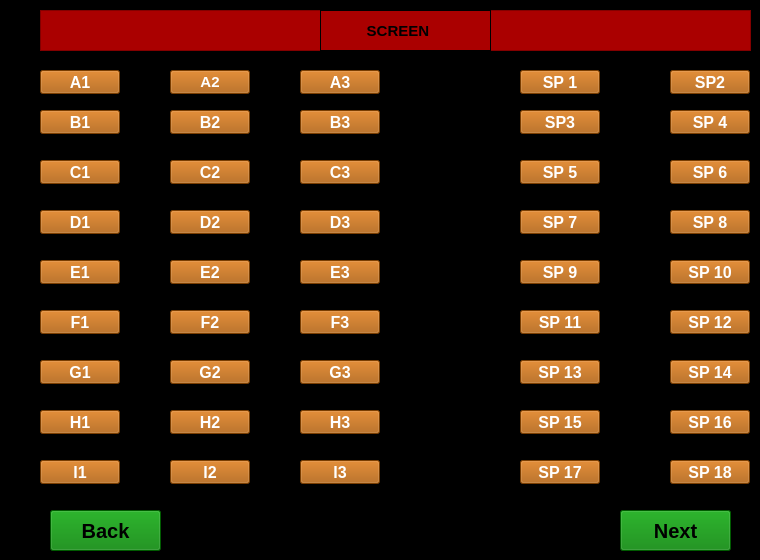
    <widget class="QWidget" name="seat_booking">
     <property name="styleSheet">
      <string notr="true">background-color: rgb(170, 0, 255);
background-color: rgb(0, 0, 0);</string>
     </property>
     <widget class="QPushButton" name="seat_1">
      <property name="geometry">
       <rect>
        <x>40</x>
        <y>70</y>
        <width>80</width>
        <height>24</height>
       </rect>
      </property>
      <property name="font">
       <font>
        <pointsize>12</pointsize>
        <bold>true</bold>
       </font>
      </property>
      <property name="autoFillBackground">
       <bool>false</bool>
      </property>
      <property name="styleSheet">
       <string notr="true">background-color: rgb(170, 85, 0);
color : white;

</string>
      </property>
      <property name="text">
       <string>A1</string>
      </property>
     </widget>
     <widget class="QPushButton" name="seat_4">
      <property name="geometry">
       <rect>
        <x>40</x>
        <y>110</y>
        <width>80</width>
        <height>24</height>
       </rect>
      </property>
      <property name="font">
       <font>
        <pointsize>12</pointsize>
        <bold>true</bold>
       </font>
      </property>
      <property name="styleSheet">
       <string notr="true">background-color: rgb(170, 85, 0);
color : white;

</string>
      </property>
      <property name="text">
       <string>B1</string>
      </property>
     </widget>
     <widget class="QPushButton" name="seat_7">
      <property name="geometry">
       <rect>
        <x>40</x>
        <y>160</y>
        <width>80</width>
        <height>24</height>
       </rect>
      </property>
      <property name="font">
       <font>
        <pointsize>12</pointsize>
        <bold>true</bold>
       </font>
      </property>
      <property name="styleSheet">
       <string notr="true">background-color: rgb(170, 85, 0);
color : white;

</string>
      </property>
      <property name="text">
       <string>C1</string>
      </property>
     </widget>
     <widget class="QPushButton" name="seat_25">
      <property name="geometry">
       <rect>
        <x>40</x>
        <y>210</y>
        <width>80</width>
        <height>24</height>
       </rect>
      </property>
      <property name="font">
       <font>
        <pointsize>12</pointsize>
        <bold>true</bold>
       </font>
      </property>
      <property name="styleSheet">
       <string notr="true">background-color: rgb(170, 85, 0);
color : white;

</string>
      </property>
      <property name="text">
       <string>D1</string>
      </property>
     </widget>
     <widget class="QPushButton" name="seat_10">
      <property name="geometry">
       <rect>
        <x>40</x>
        <y>260</y>
        <width>80</width>
        <height>24</height>
       </rect>
      </property>
      <property name="font">
       <font>
        <pointsize>12</pointsize>
        <bold>true</bold>
       </font>
      </property>
      <property name="styleSheet">
       <string notr="true">background-color: rgb(170, 85, 0);
color : white;

</string>
      </property>
      <property name="text">
       <string>E1</string>
      </property>
     </widget>
     <widget class="QPushButton" name="seat_13">
      <property name="geometry">
       <rect>
        <x>40</x>
        <y>310</y>
        <width>80</width>
        <height>24</height>
       </rect>
      </property>
      <property name="font">
       <font>
        <pointsize>12</pointsize>
        <bold>true</bold>
       </font>
      </property>
      <property name="styleSheet">
       <string notr="true">background-color: rgb(170, 85, 0);
color : white;

</string>
      </property>
      <property name="text">
       <string>F1</string>
      </property>
     </widget>
     <widget class="QPushButton" name="seat_16">
      <property name="geometry">
       <rect>
        <x>40</x>
        <y>360</y>
        <width>80</width>
        <height>24</height>
       </rect>
      </property>
      <property name="font">
       <font>
        <pointsize>12</pointsize>
        <bold>true</bold>
       </font>
      </property>
      <property name="styleSheet">
       <string notr="true">background-color: rgb(170, 85, 0);
color : white;

</string>
      </property>
      <property name="text">
       <string>G1</string>
      </property>
     </widget>
     <widget class="QPushButton" name="seat_2">
      <property name="geometry">
       <rect>
        <x>170</x>
        <y>70</y>
        <width>80</width>
        <height>24</height>
       </rect>
      </property>
      <property name="font">
       <font>
        <pointsize>11</pointsize>
        <bold>true</bold>
       </font>
      </property>
      <property name="styleSheet">
       <string notr="true">background-color: rgb(170, 85, 0);
color : white;

</string>
      </property>
      <property name="text">
       <string>A2</string>
      </property>
     </widget>
     <widget class="QPushButton" name="seat_5">
      <property name="geometry">
       <rect>
        <x>170</x>
        <y>110</y>
        <width>80</width>
        <height>24</height>
       </rect>
      </property>
      <property name="font">
       <font>
        <pointsize>12</pointsize>
        <bold>true</bold>
       </font>
      </property>
      <property name="styleSheet">
       <string notr="true">background-color: rgb(170, 85, 0);
color : white;

</string>
      </property>
      <property name="text">
       <string>B2</string>
      </property>
     </widget>
     <widget class="QPushButton" name="seat_8">
      <property name="geometry">
       <rect>
        <x>170</x>
        <y>160</y>
        <width>80</width>
        <height>24</height>
       </rect>
      </property>
      <property name="font">
       <font>
        <pointsize>12</pointsize>
        <bold>true</bold>
       </font>
      </property>
      <property name="styleSheet">
       <string notr="true">background-color: rgb(170, 85, 0);
color : white;

</string>
      </property>
      <property name="text">
       <string>C2</string>
      </property>
     </widget>
     <widget class="QPushButton" name="seat_26">
      <property name="geometry">
       <rect>
        <x>170</x>
        <y>210</y>
        <width>80</width>
        <height>24</height>
       </rect>
      </property>
      <property name="font">
       <font>
        <pointsize>12</pointsize>
        <bold>true</bold>
       </font>
      </property>
      <property name="styleSheet">
       <string notr="true">background-color: rgb(170, 85, 0);
color : white;

</string>
      </property>
      <property name="text">
       <string>D2</string>
      </property>
     </widget>
     <widget class="QPushButton" name="seat_11">
      <property name="geometry">
       <rect>
        <x>170</x>
        <y>260</y>
        <width>80</width>
        <height>24</height>
       </rect>
      </property>
      <property name="font">
       <font>
        <pointsize>12</pointsize>
        <bold>true</bold>
       </font>
      </property>
      <property name="styleSheet">
       <string notr="true">background-color: rgb(170, 85, 0);
color : white;

</string>
      </property>
      <property name="text">
       <string>E2</string>
      </property>
     </widget>
     <widget class="QPushButton" name="seat_14">
      <property name="geometry">
       <rect>
        <x>170</x>
        <y>310</y>
        <width>80</width>
        <height>24</height>
       </rect>
      </property>
      <property name="font">
       <font>
        <pointsize>12</pointsize>
        <bold>true</bold>
       </font>
      </property>
      <property name="styleSheet">
       <string notr="true">background-color: rgb(170, 85, 0);
color : white;

</string>
      </property>
      <property name="text">
       <string>F2</string>
      </property>
     </widget>
     <widget class="QPushButton" name="seat_17">
      <property name="geometry">
       <rect>
        <x>170</x>
        <y>360</y>
        <width>80</width>
        <height>24</height>
       </rect>
      </property>
      <property name="font">
       <font>
        <pointsize>12</pointsize>
        <bold>true</bold>
       </font>
      </property>
      <property name="styleSheet">
       <string notr="true">background-color: rgb(170, 85, 0);
color : white;

</string>
      </property>
      <property name="text">
       <string>G2</string>
      </property>
     </widget>
     <widget class="QPushButton" name="seat_3">
      <property name="geometry">
       <rect>
        <x>300</x>
        <y>70</y>
        <width>80</width>
        <height>24</height>
       </rect>
      </property>
      <property name="font">
       <font>
        <pointsize>12</pointsize>
        <bold>true</bold>
       </font>
      </property>
      <property name="styleSheet">
       <string notr="true">background-color: rgb(170, 85, 0);
color : white;

</string>
      </property>
      <property name="text">
       <string>A3</string>
      </property>
     </widget>
     <widget class="QPushButton" name="seat_6">
      <property name="geometry">
       <rect>
        <x>300</x>
        <y>110</y>
        <width>80</width>
        <height>24</height>
       </rect>
      </property>
      <property name="font">
       <font>
        <pointsize>12</pointsize>
        <bold>true</bold>
       </font>
      </property>
      <property name="styleSheet">
       <string notr="true">background-color: rgb(170, 85, 0);
color : white;

</string>
      </property>
      <property name="text">
       <string>B3</string>
      </property>
     </widget>
     <widget class="QPushButton" name="seat_9">
      <property name="geometry">
       <rect>
        <x>300</x>
        <y>160</y>
        <width>80</width>
        <height>24</height>
       </rect>
      </property>
      <property name="font">
       <font>
        <pointsize>12</pointsize>
        <bold>true</bold>
       </font>
      </property>
      <property name="styleSheet">
       <string notr="true">background-color: rgb(170, 85, 0);
color : white;

</string>
      </property>
      <property name="text">
       <string>C3</string>
      </property>
     </widget>
     <widget class="QPushButton" name="seat_27">
      <property name="geometry">
       <rect>
        <x>300</x>
        <y>210</y>
        <width>80</width>
        <height>24</height>
       </rect>
      </property>
      <property name="font">
       <font>
        <pointsize>12</pointsize>
        <bold>true</bold>
       </font>
      </property>
      <property name="styleSheet">
       <string notr="true">background-color: rgb(170, 85, 0);
color : white;

</string>
      </property>
      <property name="text">
       <string>D3</string>
      </property>
     </widget>
     <widget class="QPushButton" name="seat_12">
      <property name="geometry">
       <rect>
        <x>300</x>
        <y>260</y>
        <width>80</width>
        <height>24</height>
       </rect>
      </property>
      <property name="font">
       <font>
        <pointsize>12</pointsize>
        <bold>true</bold>
       </font>
      </property>
      <property name="styleSheet">
       <string notr="true">background-color: rgb(170, 85, 0);
color : white;

</string>
      </property>
      <property name="text">
       <string>E3</string>
      </property>
     </widget>
     <widget class="QPushButton" name="seat_15">
      <property name="geometry">
       <rect>
        <x>300</x>
        <y>310</y>
        <width>80</width>
        <height>24</height>
       </rect>
      </property>
      <property name="font">
       <font>
        <pointsize>12</pointsize>
        <bold>true</bold>
       </font>
      </property>
      <property name="styleSheet">
       <string notr="true">background-color: rgb(170, 85, 0);
color : white;

</string>
      </property>
      <property name="text">
       <string>F3</string>
      </property>
     </widget>
     <widget class="QPushButton" name="seat_18">
      <property name="geometry">
       <rect>
        <x>300</x>
        <y>360</y>
        <width>80</width>
        <height>24</height>
       </rect>
      </property>
      <property name="font">
       <font>
        <pointsize>12</pointsize>
        <bold>true</bold>
       </font>
      </property>
      <property name="styleSheet">
       <string notr="true">background-color: rgb(170, 85, 0);
color : white;

</string>
      </property>
      <property name="text">
       <string>G3</string>
      </property>
     </widget>
     <widget class="QPushButton" name="seat_sp_4">
      <property name="geometry">
       <rect>
        <x>670</x>
        <y>110</y>
        <width>80</width>
        <height>24</height>
       </rect>
      </property>
      <property name="font">
       <font>
        <pointsize>12</pointsize>
        <bold>true</bold>
       </font>
      </property>
      <property name="styleSheet">
       <string notr="true">background-color: rgb(170, 85, 0);
color : white;

</string>
      </property>
      <property name="text">
       <string>SP 4</string>
      </property>
     </widget>
     <widget class="QPushButton" name="seat_sp_1">
      <property name="geometry">
       <rect>
        <x>520</x>
        <y>70</y>
        <width>80</width>
        <height>24</height>
       </rect>
      </property>
      <property name="font">
       <font>
        <pointsize>12</pointsize>
        <bold>true</bold>
       </font>
      </property>
      <property name="styleSheet">
       <string notr="true">background-color: rgb(170, 85, 0);
color : white;

</string>
      </property>
      <property name="text">
       <string>SP 1</string>
      </property>
     </widget>
     <widget class="QPushButton" name="seat_sp_10">
      <property name="geometry">
       <rect>
        <x>670</x>
        <y>260</y>
        <width>80</width>
        <height>24</height>
       </rect>
      </property>
      <property name="font">
       <font>
        <pointsize>12</pointsize>
        <bold>true</bold>
       </font>
      </property>
      <property name="styleSheet">
       <string notr="true">background-color: rgb(170, 85, 0);
color : white;

</string>
      </property>
      <property name="text">
       <string>SP 10</string>
      </property>
     </widget>
     <widget class="QPushButton" name="seat_sp_6">
      <property name="geometry">
       <rect>
        <x>670</x>
        <y>160</y>
        <width>80</width>
        <height>24</height>
       </rect>
      </property>
      <property name="font">
       <font>
        <pointsize>12</pointsize>
        <bold>true</bold>
       </font>
      </property>
      <property name="styleSheet">
       <string notr="true">background-color: rgb(170, 85, 0);
color : white;

</string>
      </property>
      <property name="text">
       <string>SP 6</string>
      </property>
     </widget>
     <widget class="QPushButton" name="seat_sp_3">
      <property name="geometry">
       <rect>
        <x>520</x>
        <y>110</y>
        <width>80</width>
        <height>24</height>
       </rect>
      </property>
      <property name="font">
       <font>
        <pointsize>12</pointsize>
        <bold>true</bold>
       </font>
      </property>
      <property name="styleSheet">
       <string notr="true">background-color: rgb(170, 85, 0);
color : white;

</string>
      </property>
      <property name="text">
       <string>SP3</string>
      </property>
     </widget>
     <widget class="QPushButton" name="seat_sp_8">
      <property name="geometry">
       <rect>
        <x>670</x>
        <y>210</y>
        <width>80</width>
        <height>24</height>
       </rect>
      </property>
      <property name="font">
       <font>
        <pointsize>12</pointsize>
        <bold>true</bold>
       </font>
      </property>
      <property name="styleSheet">
       <string notr="true">background-color: rgb(170, 85, 0);
color : white;

</string>
      </property>
      <property name="text">
       <string>SP 8</string>
      </property>
     </widget>
     <widget class="QPushButton" name="seat_sp_12">
      <property name="geometry">
       <rect>
        <x>670</x>
        <y>310</y>
        <width>80</width>
        <height>24</height>
       </rect>
      </property>
      <property name="font">
       <font>
        <pointsize>12</pointsize>
        <bold>true</bold>
       </font>
      </property>
      <property name="styleSheet">
       <string notr="true">background-color: rgb(170, 85, 0);
color : white;

</string>
      </property>
      <property name="text">
       <string>SP 12</string>
      </property>
     </widget>
     <widget class="QPushButton" name="seat_sp_14">
      <property name="geometry">
       <rect>
        <x>670</x>
        <y>360</y>
        <width>80</width>
        <height>24</height>
       </rect>
      </property>
      <property name="font">
       <font>
        <pointsize>12</pointsize>
        <bold>true</bold>
       </font>
      </property>
      <property name="styleSheet">
       <string notr="true">background-color: rgb(170, 85, 0);
color : white;

</string>
      </property>
      <property name="text">
       <string>SP 14</string>
      </property>
     </widget>
     <widget class="QPushButton" name="seat_sp_2">
      <property name="geometry">
       <rect>
        <x>670</x>
        <y>70</y>
        <width>80</width>
        <height>24</height>
       </rect>
      </property>
      <property name="font">
       <font>
        <pointsize>12</pointsize>
        <bold>true</bold>
       </font>
      </property>
      <property name="styleSheet">
       <string notr="true">background-color: rgb(170, 85, 0);
color : white;

</string>
      </property>
      <property name="text">
       <string>SP2</string>
      </property>
     </widget>
     <widget class="QPushButton" name="seat_19">
      <property name="geometry">
       <rect>
        <x>40</x>
        <y>410</y>
        <width>80</width>
        <height>24</height>
       </rect>
      </property>
      <property name="font">
       <font>
        <pointsize>12</pointsize>
        <bold>true</bold>
       </font>
      </property>
      <property name="styleSheet">
       <string notr="true">background-color: rgb(170, 85, 0);
color : white;

</string>
      </property>
      <property name="text">
       <string>H1</string>
      </property>
     </widget>
     <widget class="QPushButton" name="seat_22">
      <property name="geometry">
       <rect>
        <x>40</x>
        <y>460</y>
        <width>80</width>
        <height>24</height>
       </rect>
      </property>
      <property name="font">
       <font>
        <pointsize>12</pointsize>
        <bold>true</bold>
       </font>
      </property>
      <property name="styleSheet">
       <string notr="true">background-color: rgb(170, 85, 0);
color : white;

</string>
      </property>
      <property name="text">
       <string>I1</string>
      </property>
     </widget>
     <widget class="QPushButton" name="seat_20">
      <property name="geometry">
       <rect>
        <x>170</x>
        <y>410</y>
        <width>80</width>
        <height>24</height>
       </rect>
      </property>
      <property name="font">
       <font>
        <pointsize>12</pointsize>
        <bold>true</bold>
       </font>
      </property>
      <property name="styleSheet">
       <string notr="true">background-color: rgb(170, 85, 0);
color : white;

</string>
      </property>
      <property name="text">
       <string>H2</string>
      </property>
     </widget>
     <widget class="QPushButton" name="seat_23">
      <property name="geometry">
       <rect>
        <x>170</x>
        <y>460</y>
        <width>80</width>
        <height>24</height>
       </rect>
      </property>
      <property name="font">
       <font>
        <pointsize>12</pointsize>
        <bold>true</bold>
       </font>
      </property>
      <property name="styleSheet">
       <string notr="true">background-color: rgb(170, 85, 0);
color : white;

</string>
      </property>
      <property name="text">
       <string>I2</string>
      </property>
     </widget>
     <widget class="QPushButton" name="seat_21">
      <property name="geometry">
       <rect>
        <x>300</x>
        <y>410</y>
        <width>80</width>
        <height>24</height>
       </rect>
      </property>
      <property name="font">
       <font>
        <pointsize>12</pointsize>
        <bold>true</bold>
       </font>
      </property>
      <property name="styleSheet">
       <string notr="true">background-color: rgb(170, 85, 0);
color : white;

</string>
      </property>
      <property name="text">
       <string>H3</string>
      </property>
     </widget>
     <widget class="QPushButton" name="seat_24">
      <property name="geometry">
       <rect>
        <x>300</x>
        <y>460</y>
        <width>80</width>
        <height>24</height>
       </rect>
      </property>
      <property name="font">
       <font>
        <pointsize>12</pointsize>
        <bold>true</bold>
       </font>
      </property>
      <property name="styleSheet">
       <string notr="true">background-color: rgb(170, 85, 0);
color : white;

</string>
      </property>
      <property name="text">
       <string>I3</string>
      </property>
     </widget>
     <widget class="QPushButton" name="seat_sp_5">
      <property name="geometry">
       <rect>
        <x>520</x>
        <y>160</y>
        <width>80</width>
        <height>24</height>
       </rect>
      </property>
      <property name="font">
       <font>
        <pointsize>12</pointsize>
        <bold>true</bold>
       </font>
      </property>
      <property name="styleSheet">
       <string notr="true">background-color: rgb(170, 85, 0);
color : white;

</string>
      </property>
      <property name="text">
       <string>SP 5</string>
      </property>
     </widget>
     <widget class="QPushButton" name="seat_sp_7">
      <property name="geometry">
       <rect>
        <x>520</x>
        <y>210</y>
        <width>80</width>
        <height>24</height>
       </rect>
      </property>
      <property name="font">
       <font>
        <pointsize>12</pointsize>
        <bold>true</bold>
       </font>
      </property>
      <property name="styleSheet">
       <string notr="true">background-color: rgb(170, 85, 0);
color : white;

</string>
      </property>
      <property name="text">
       <string>SP 7</string>
      </property>
     </widget>
     <widget class="QPushButton" name="seat_sp_9">
      <property name="geometry">
       <rect>
        <x>520</x>
        <y>260</y>
        <width>80</width>
        <height>24</height>
       </rect>
      </property>
      <property name="font">
       <font>
        <pointsize>12</pointsize>
        <bold>true</bold>
       </font>
      </property>
      <property name="styleSheet">
       <string notr="true">background-color: rgb(170, 85, 0);
color : white;

</string>
      </property>
      <property name="text">
       <string>SP 9</string>
      </property>
     </widget>
     <widget class="QPushButton" name="seat_sp_11">
      <property name="geometry">
       <rect>
        <x>520</x>
        <y>310</y>
        <width>80</width>
        <height>24</height>
       </rect>
      </property>
      <property name="font">
       <font>
        <pointsize>12</pointsize>
        <bold>true</bold>
       </font>
      </property>
      <property name="styleSheet">
       <string notr="true">background-color: rgb(170, 85, 0);
color : white;

</string>
      </property>
      <property name="text">
       <string>SP 11</string>
      </property>
     </widget>
     <widget class="QPushButton" name="seat_sp_13">
      <property name="geometry">
       <rect>
        <x>520</x>
        <y>360</y>
        <width>80</width>
        <height>24</height>
       </rect>
      </property>
      <property name="font">
       <font>
        <pointsize>12</pointsize>
        <bold>true</bold>
       </font>
      </property>
      <property name="styleSheet">
       <string notr="true">background-color: rgb(170, 85, 0);
color : white;

</string>
      </property>
      <property name="text">
       <string>SP 13</string>
      </property>
     </widget>
     <widget class="QPushButton" name="seat_sp_15">
      <property name="geometry">
       <rect>
        <x>520</x>
        <y>410</y>
        <width>80</width>
        <height>24</height>
       </rect>
      </property>
      <property name="font">
       <font>
        <pointsize>12</pointsize>
        <bold>true</bold>
       </font>
      </property>
      <property name="styleSheet">
       <string notr="true">background-color: rgb(170, 85, 0);
color : white;

</string>
      </property>
      <property name="text">
       <string>SP 15</string>
      </property>
     </widget>
     <widget class="QPushButton" name="seat_sp_17">
      <property name="geometry">
       <rect>
        <x>520</x>
        <y>460</y>
        <width>80</width>
        <height>24</height>
       </rect>
      </property>
      <property name="font">
       <font>
        <pointsize>12</pointsize>
        <bold>true</bold>
       </font>
      </property>
      <property name="styleSheet">
       <string notr="true">background-color: rgb(170, 85, 0);
color : white;

</string>
      </property>
      <property name="text">
       <string>SP 17</string>
      </property>
     </widget>
     <widget class="QPushButton" name="seat_sp_16">
      <property name="geometry">
       <rect>
        <x>670</x>
        <y>410</y>
        <width>80</width>
        <height>24</height>
       </rect>
      </property>
      <property name="font">
       <font>
        <pointsize>12</pointsize>
        <bold>true</bold>
       </font>
      </property>
      <property name="styleSheet">
       <string notr="true">background-color: rgb(170, 85, 0);
color : white;

</string>
      </property>
      <property name="text">
       <string>SP 16</string>
      </property>
     </widget>
     <widget class="QPushButton" name="seat_sp_18">
      <property name="geometry">
       <rect>
        <x>670</x>
        <y>460</y>
        <width>80</width>
        <height>24</height>
       </rect>
      </property>
      <property name="font">
       <font>
        <pointsize>12</pointsize>
        <bold>true</bold>
       </font>
      </property>
      <property name="styleSheet">
       <string notr="true">background-color: rgb(170, 85, 0);
color : white;

</string>
      </property>
      <property name="text">
       <string>SP 18</string>
      </property>
     </widget>
     <widget class="QFrame" name="SCREEN">
      <property name="geometry">
       <rect>
        <x>40</x>
        <y>10</y>
        <width>711</width>
        <height>41</height>
       </rect>
      </property>
      <property name="styleSheet">
       <string notr="true">background-color: rgb(255, 255, 255);
background-color: rgb(170, 0, 0);</string>
      </property>
      <property name="frameShape">
       <enum>QFrame::StyledPanel</enum>
      </property>
      <property name="frameShadow">
       <enum>QFrame::Raised</enum>
      </property>
      <widget class="QLabel" name="label">
       <property name="geometry">
        <rect>
         <x>280</x>
         <y>0</y>
         <width>171</width>
         <height>41</height>
        </rect>
       </property>
       <property name="font">
        <font>
         <pointsize>11</pointsize>
         <bold>true</bold>
        </font>
       </property>
       <property name="frameShape">
        <enum>QFrame::Box</enum>
       </property>
       <property name="frameShadow">
        <enum>QFrame::Plain</enum>
       </property>
       <property name="text">
        <string>           SCREEN</string>
       </property>
       <property name="alignment">
        <set>Qt::AlignJustify|Qt::AlignVCenter</set>
       </property>
      </widget>
     </widget>
     <widget class="QPushButton" name="pushButton_12">
      <property name="geometry">
       <rect>
        <x>620</x>
        <y>510</y>
        <width>111</width>
        <height>41</height>
       </rect>
      </property>
      <property name="font">
       <font>
        <pointsize>15</pointsize>
        <bold>true</bold>
       </font>
      </property>
      <property name="styleSheet">
       <string notr="true">background-color: rgb(0, 128, 0);</string>
      </property>
      <property name="text">
       <string>Next</string>
      </property>
     </widget>
     <widget class="QPushButton" name="back_to_movie_page">
      <property name="geometry">
       <rect>
        <x>50</x>
        <y>510</y>
        <width>111</width>
        <height>41</height>
       </rect>
      </property>
      <property name="font">
       <font>
        <pointsize>15</pointsize>
        <bold>true</bold>
       </font>
      </property>
      <property name="styleSheet">
       <string notr="true">background-color: rgb(0, 128, 0);</string>
      </property>
      <property name="text">
       <string>Back</string>
      </property>
     </widget>
    </widget>
